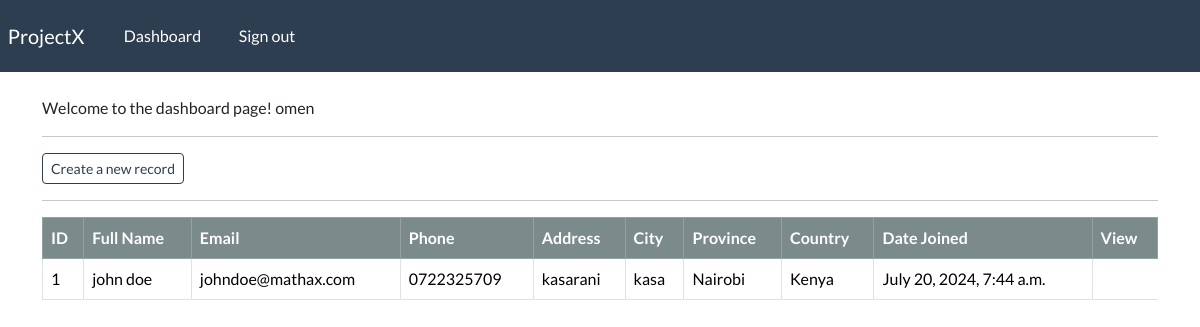
The page /dashboard (signed in) on the database its author committed.
### webapp/models.py (models this page shows, shortened)
class Record(models.Model): # an id is normally added by django
    creation_date = models.DateTimeField(auto_now_add=True)
    first_name = models.CharField(max_length=100)
    last_name = models.CharField(max_length=100)
    email = models.CharField(max_length=255)
    phone = models.CharField(max_length=20)
    address = models.CharField(max_length=300)
    city = models.CharField(max_length=255)
    province = models.CharField(max_length=200)
    country = models.CharField(max_length=125)

### webapp/views.py (the view)
# urls.py: path('dashboard', views.dashboard, name='dashboard'),
@login_required(login_url='my-login') # ensures that only authorized users access dashboard
def dashboard(request):
    my_records = Record.objects.all()
    context = {'records' : my_records}
    return render(request, 'webapp/dashboard.html', context=context)

### webapp/templates/webapp/dashboard.html (shortened to what this page needs)
{% extends 'webapp/base.html'%}
{% block content %}
</h5>Welcome to the dashboard page! {{user}}</>
<hr>
<a class='btn btn-outline-primary btn-sm' href="{%url 'dashboard' %}" >Create a new record</a>
<hr>
<table class='table table-hover table-bordered'>
    <thead class="table-dark">
        <tr>
            <th scope="col">ID</th>
            <th scope="col">Full Name</th>
            <th scope="col">Email</th>
            <th scope="col">Phone</th>
            <th scope="col">Address</th>
            <th scope="col">City</th>
            <th scope="col">Province</th>
            <th scope="col">Country</th>
            <th scope="col">Date Joined</th>
            <th scope="col">View</th>
        </tr>
    </thead>
    <tbody>
        {% if records %}
        {%for record in records %}
        <tr>
            <td>{{record.id}}</td>
            <td>{{record.first_name}} {{record.last_name}}</td>
            <td>{{record.email}}</td>
            <td>{{record.phone}}</td>
            <td>{{record.address}}</td>
            <td>{{record.city}}</td>
            <td>{{record.province}}</td>
            <td>{{record.country}}</td>
            <td>{{record.creation_date}}</td>
        </tr>
        {%endfor%}
        {% endif %}
    </tbody>
</table>
{% endblock %}

### rows shown on the page
Record: id "1", first_name "john", last_name "doe", email "johndoe@mathax.com", phone "0722325709", address "kasarani", city "kasa", province "Nairobi", country "Kenya", creation_date "July 20, 2024, 7:44 a.m."

### other values the page prints
{{ user }} "omen"
